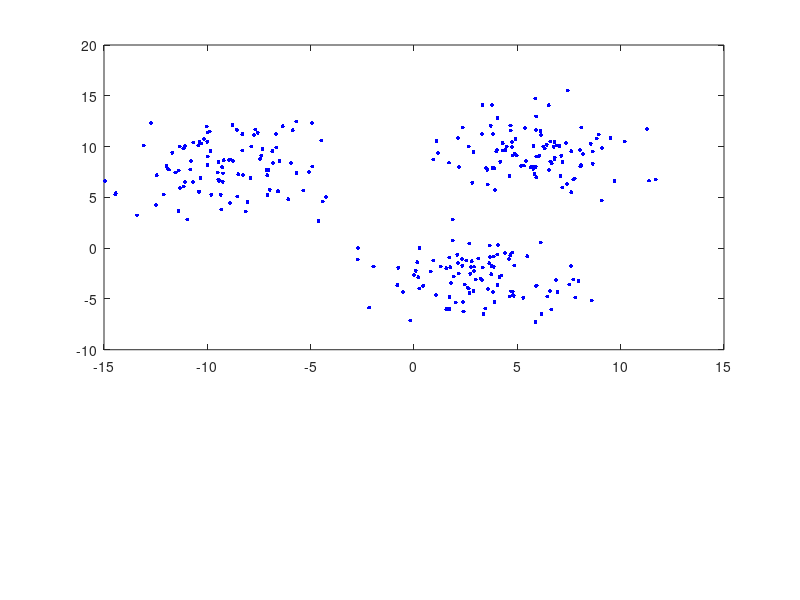

Write the MATLAB code that produced this figure. (Note: this script raises an error after producing the figure.)
clear all
close all
%% Colors string
cl = ['r','g','b','k','y','m','c'];
%% Create Clusters
% Cluster 1
N = 100; % Number of generated points
sig1 = 5; % 1st dimension variation
sig2 = 5; % 2st dimension variation
sig = [sig1, sig2];
mu = [-9, 8];% mean
Sigma =diag(sig);
R = chol(Sigma);
x1 = repmat(mu,N,1) + randn(N,2)*R; % create points
% Cluster 2
N = 100; % Number of generated points
sig1 = 5; % 1st dimension variation
sig2 = 5; % 2st dimension variation
sig = [sig1, sig2];
mu = [6, 9];% mean
Sigma =diag(sig);
R = chol(Sigma);
x2 = repmat(mu,N,1) + randn(N,2)*R; % create points
% Cluster 3
N = 100; % Number of generated points
sig1 = 5; % 1st dimension variation
sig2 = 5; % 2st dimension variation
sig = [sig1, sig2];
mu = [3, -2.5];% mean
Sigma =diag(sig);
R = chol(Sigma);
x3 = repmat(mu,N,1) + randn(N,2)*R; % create points
%% Plot the data
% figure;
% plot(x1(:,1),x1(:,2),'r.'); hold on;
% plot(x2(:,1),x2(:,2),'b.');
% plot(x3(:,1),x3(:,2),'k.');
% ax = gca;
% ax.XAxisLocation = 'origin';
% ax.YAxisLocation = 'origin';
% axis equal;
%% Group the data
x = [x1;x2;x3];
%% Initiate cluster centers (CC)
%set number of clusters
M = 3;
for m = 1:M
    CC(m,:) = x(end-m+1,:);
end
%% Randomise data order
msize = length(x);
permidx = randperm(msize);
x = x(permidx,:);
%% First plot
% Plot the data
figure;
dp = subplot(3,2,1:4);
plot(x(:,1),x(:,2),'b.','markersize',9); hold on;
ax = gca;
ax.XAxisLocation = 'origin';
ax.YAxisLocation = 'origin';
axis equal;
% Plot cluster centers
plot(CC(:,1),CC(:,2),'*r','markersize',9);
title('Data Space')
xp = subplot(3,2,5);
title('Learning Parameter')
xlabel ('Iteration Number')

qp = subplot(3,2,6);
title('Quantisation Error')
xlabel ('Iteration Number')

%% Start iterations
it = 1;
pt = 0.1; % pause time
%% Initialise learning parameter
tau = 1;
ksi=ones(6,1)*0;
ksi(1) = exp(-(it/tau));
Qerr=zeros(6,1);
cla(xp)
subplot(3,2,5);
bar(ksi,'r');hold on
plot([0 7.5],[0.001 0.001],'k--');
title('Learning Parameter')
xlabel ('Iteration Number')
set(gca,'YScale','log');
set(gca,'YLim',[0.0001 1]); hold off
while ksi(it) > 0.001 % iterations loop
    %% initialise data tag
    dataCflag = zeros(msize,1);
    %% Find distance of all data points to cluster centers
    dists = pdist2(x,CC);
    %% loop through data points
    for ii = 1:msize
        dp = subplot(3,2,1:4);
        plot(x(ii,1),x(ii,2),'dr','markersize',6);
        % Find nearest CC in this point
        [~,p] = min(dists(ii,:));
        plot(CC(p,1),CC(p,2),'or','markersize',9);
        %% Move CC towards this data point
        ve =  x(ii,:)-CC(p,:);%vector between them
        plot ([CC(p,1),x(ii,1)],[CC(p,2),x(ii,2)],'-g','linewidth',2)% plot vector between them
        ve = ve*ksi(it); %vector after ksi aplied
        quiver(CC(p,1),CC(p,2),ve(1),ve(2),0,'-r','MaxHeadSize',9,'linewidth',2) ;hold off;
        CC(p,:) = CC(p,:)+ve; %new CC position
        % update distances for this CC
        cd = pdist2(x,CC(p,:));
        dists(:,p) = cd;
        % update data cluster flag
        dataCflag(ii) = p;
        %% Data Iteration Plot update
        % Plot Data
        pause(pt)
        cla(dp)
        dp = subplot(3,2,1:4);
        plot(x(:,1),x(:,2),'b.','markersize',9); hold on;
        ax = gca;
        ax.XAxisLocation = 'origin';
        ax.YAxisLocation = 'origin';
        axis equal;
        % Plot cluster centers
        plot(CC(:,1),CC(:,2),'*r','markersize',9);
        title('Data Space')
        
        % plot(CC(p,1),CC(p,2),'or','markersize',8);
    end
    %% Calculate quantasation error for this iteration
    for cn = 1:M
        Qerr(it) = Qerr(it) + sum(pdist2(x(dataCflag==cn,:),CC(cn,:)));
    end
    Qerr(it) = Qerr(it)/msize;
    %% Plot clusters for this iteration
    cla(dp)
    dp = subplot(3,2,1:4);
    for cn = 1:M
        plot(x(dataCflag==cn,1),x(dataCflag==cn,2),[cl(cn),'.']); hold on;
        plot(CC(cn,1),CC(cn,2),[cl(cn),'o'],'markersize',8);
        plot(CC(cn,1),CC(cn,2),[cl(cn),'x'],'markersize',8);
        ax = gca;
        ax.XAxisLocation = 'origin';
        ax.YAxisLocation = 'origin';
        axis equal;
    end
    hold off;
    title('Data Space')
    %% Plot ksi and quantasation error
    
    
    cla(qp)
    qp = subplot(3,2,6);
    bar(Qerr);
    title(['Quantisation Error'])
    xlabel ('Iteration Number')
    pause(pt*20)
    
    % Permutate data
    permidx = randperm(msize);
    x = x(permidx,:);
    pt = pt*0.1; % increase plot speed for each iteration
    it = it + 1; % increase iteration
    %% Update Learning parameter
    ksi(it) = exp(-(it/tau));
    cla(xp)
    subplot(3,2,5);
    bar(ksi,'r');hold on
    plot([0 7.5],[0.001 0.001],'k--');
    title('Learning Parameter')
    set(gca,'YScale','log');
    xlabel ('Iteration Number')
    set(gca,'YLim',[0.0001 1]); hold off
end













